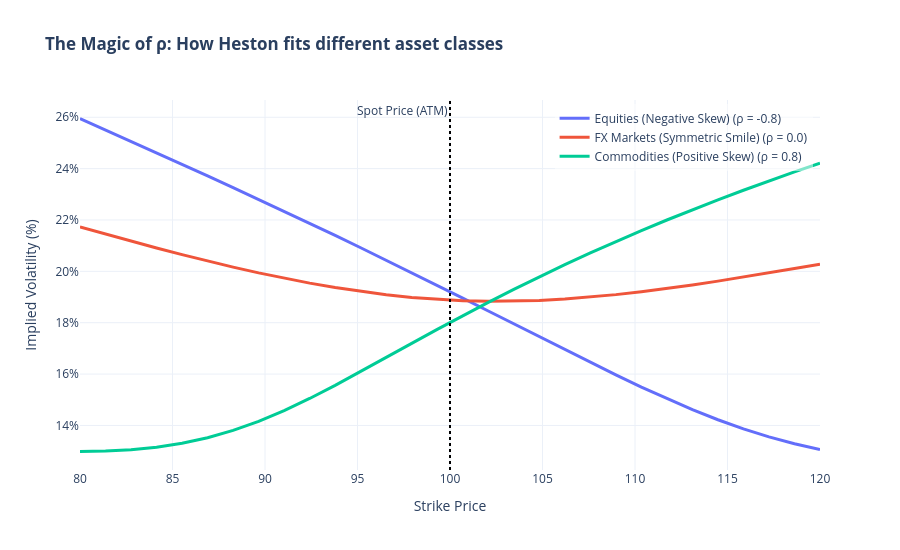

Here is the notebook cell this chart was saved with:
### Code cell
from src.models.option_pricing_math_engine import heston_call_price, implied_volatility

# --- 1. Define Model Parameters ---
S0_t = 100.0   # Spot Price 
T_t = 0.5      # Time to Expiration (6 months)
r_t = 0.05     # Risk-free rate
q_t = 0.0      # Dividend yield

# Heston-specific parameters 
v0_t = 0.04    # Initial Variance (20% Vol)
kappa_t = 2.0  # Speed of mean reversion
theta_t = 0.04 # Long-term variance
xi_t = 0.5     # Volatility of Volatility

# Define the strike range for the smile
strikes = np.linspace(80, 120, 30)

# Define the three correlation (rho) environments
correlations = {
    "Equities (Negative Skew)": -0.8,
    "FX Markets (Symmetric Smile)": 0.0,
    "Commodities (Positive Skew)": 0.8
}

# --- 2. Calculation and Plotting ---
fig = go.Figure()

print("Calculating Theoretical Smiles across different markets...")

for label, rho_test in correlations.items():
    ivs = []
    with warnings.catch_warnings():
        warnings.simplefilter("ignore")
        for K in strikes:
            # A. Get the Heston Price
            price = heston_call_price(S0_t, K, T_t, r_t, q_t, v0_t, kappa_t, theta_t, xi_t, rho_test)
            
            # B. Solve for Implied Volatility (IV)
            iv = implied_volatility(price, S0_t, K, T_t, r_t, q_t)
            ivs.append(iv * 100)
    
    # C. Add a trace for each correlation regime
    fig.add_trace(go.Scatter(
        x=strikes, 
        y=ivs,
        mode='lines',
        name=f"{label} (ρ = {rho_test})",
        line=dict(width=3),
        # Removes the redundant trace name box on the side
        hovertemplate='%{y:.2f}%<extra></extra>' 
    ))

# --- 3. Add Contextual Visual Markers ---
# Spot Price Vertical Line
fig.add_vline(
    x=S0_t, 
    line_dash="dot", 
    line_color="black",
    annotation_text="Spot Price (ATM)",
    annotation_position="top left"
)

# --- 4. Global Layout Control ---
fig.update_layout(
    title="<b>The Magic of ρ: How Heston fits different asset classes</b>",
    xaxis=dict(
        title="Strike Price",
        # Custom header for the unified hover box 
        unifiedhovertitle=dict(text="<b>Strike Price: %{x:.2f}</b>")
    ),
    yaxis=dict(
        title="Implied Volatility (%)",
        ticksuffix="%" # Displays as percentage on the axis
    ),
    template='plotly_white',
    hovermode='x unified', # Cross-compare all 3 lines at a single strike
    width=900,
    height=550,
    legend=dict(
        yanchor="top", y=0.99,
        xanchor="right", x=0.99,
        bgcolor="rgba(255, 255, 255, 0.5)"
    )
)

fig.show(config={'displayModeBar': False})

### Figure 1 — Plotly figure (JSON) as saved in the notebook; plotly's stock layout.template omitted (floating-point values rounded to 4 significant figures)
{"data": [{"hovertemplate": "%{y:.2f}%<extra></extra>", "line": {"width": 3}, "mode": "lines", "name": "Equities (Negative Skew) (ρ = -0.8)", "type": "scatter", "x": [80.0, 81.38, 82.76, 84.14, 85.52, 86.9, 88.28, 89.66, 91.03, 92.41, 93.79, 95.17, 96.55, 97.93, 99.31, 100.7, 102.1, 103.4, 104.8, 106.2, 107.6, 109.0, 110.3, 111.7, 113.1, 114.5, 115.9, 117.2, 118.6, 120.0], "y": [25.95, 25.51, 25.07, 24.62, 24.17, 23.72, 23.26, 22.8, 22.34, 21.87, 21.4, 20.92, 20.44, 19.95, 19.45, 18.96, 18.46, 17.95, 17.45, 16.95, 16.45, 15.97, 15.49, 15.04, 14.61, 14.22, 13.87, 13.56, 13.29, 13.06]}, {"hovertemplate": "%{y:.2f}%<extra></extra>", "line": {"width": 3}, "mode": "lines", "name": "FX Markets (Symmetric Smile) (ρ = 0.0)", "type": "scatter", "x": [80.0, 81.38, 82.76, 84.14, 85.52, 86.9, 88.28, 89.66, 91.03, 92.41, 93.79, 95.17, 96.55, 97.93, 99.31, 100.7, 102.1, 103.4, 104.8, 106.2, 107.6, 109.0, 110.3, 111.7, 113.1, 114.5, 115.9, 117.2, 118.6, 120.0], "y": [21.73, 21.45, 21.18, 20.91, 20.65, 20.4, 20.17, 19.94, 19.73, 19.54, 19.37, 19.22, 19.09, 18.98, 18.91, 18.86, 18.83, 18.84, 18.87, 18.92, 19.0, 19.09, 19.21, 19.33, 19.47, 19.62, 19.78, 19.94, 20.11, 20.28]}, {"hovertemplate": "%{y:.2f}%<extra></extra>", "line": {"width": 3}, "mode": "lines", "name": "Commodities (Positive Skew) (ρ = 0.8)", "type": "scatter", "x": [80.0, 81.38, 82.76, 84.14, 85.52, 86.9, 88.28, 89.66, 91.03, 92.41, 93.79, 95.17, 96.55, 97.93, 99.31, 100.7, 102.1, 103.4, 104.8, 106.2, 107.6, 109.0, 110.3, 111.7, 113.1, 114.5, 115.9, 117.2, 118.6, 120.0], "y": [12.99, 13.0, 13.05, 13.15, 13.31, 13.52, 13.81, 14.16, 14.58, 15.05, 15.56, 16.1, 16.65, 17.2, 17.74, 18.27, 18.79, 19.3, 19.79, 20.26, 20.72, 21.16, 21.59, 22.0, 22.4, 22.78, 23.16, 23.52, 23.87, 24.21]}], "layout": {"annotations": [{"showarrow": false, "text": "Spot Price (ATM)", "x": 100, "xanchor": "right", "xref": "x", "y": 1, "yanchor": "top", "yref": "y domain"}], "height": 550, "hovermode": "x unified", "legend": {"bgcolor": "rgba(255, 255, 255, 0.5)", "x": 0.99, "xanchor": "right", "y": 0.99, "yanchor": "top"}, "shapes": [{"line": {"color": "black", "dash": "dot"}, "type": "line", "x0": 100, "x1": 100, "xref": "x", "y0": 0, "y1": 1, "yref": "y domain"}], "title": {"text": "<b>The Magic of ρ: How Heston fits different asset classes</b>"}, "width": 900, "xaxis": {"title": {"text": "Strike Price"}, "unifiedhovertitle": {"text": "<b>Strike Price: %{x:.2f}</b>"}}, "yaxis": {"ticksuffix": "%", "title": {"text": "Implied Volatility (%)"}}}}
